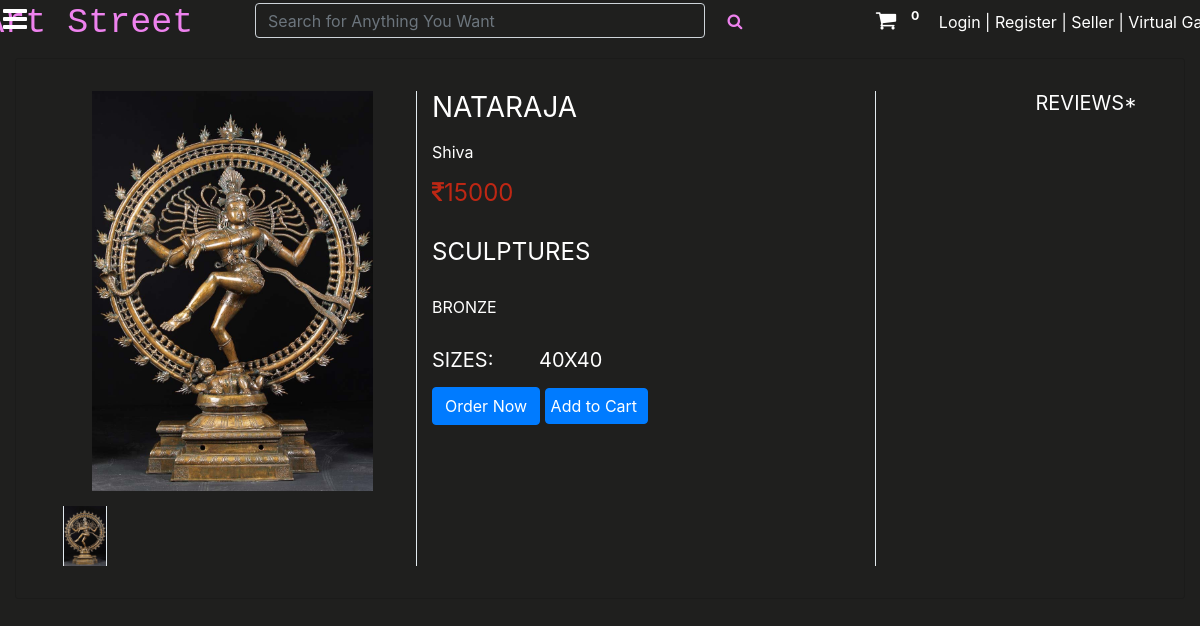
Page /product/6 on the committed database.
### saler/models.py (models this page shows, shortened)
class Product(models.Model):
	GST_CHOICES = (("0",'0'),("3",'3'),("5",'5'),("12",'12'),("18",'18'),("28",'28'))
	product_id = models.BigAutoField(primary_key=True)
	product_id2 = models.CharField(max_length=100,default='')
	shop = models.ForeignKey(User, on_delete=models.CASCADE,default='')
	product_name = models.CharField(max_length=100)
	category = models.ForeignKey(category, default="", verbose_name="Category", on_delete=models.SET_DEFAULT, null=True)
	subcategory = models.CharField(max_length=50, default="")
	price = models.IntegerField(default=0)
	desc = models.TextField()
	gst = models.CharField(default='0',max_length=3,choices=GST_CHOICES)
	pub_date = models.DateField(auto_now=True)
	image1 = models.ImageField(upload_to='products/images', default="",null=True)
	image2 = models.ImageField(upload_to='products/images', default="",null=True,blank=True)
	image3 = models.ImageField(upload_to='products/images', default="",null=True,blank=True)
	image4 = models.ImageField(upload_to='products/images', default="",null=True,blank=True)
	image5 = models.ImageField(upload_to='products/images', default="",null=True,blank=True)

class category(models.Model):
	name = models.CharField(max_length=50, default="")
	sub_Categories  = models.TextField(default="")
	def __str__(self):
		return f'{self.name}'

class ProductSize(models.Model):
	product = models.ForeignKey(Product,on_delete=models.CASCADE)
	size = models.CharField(max_length=30)

### main/views.py (the view)
# urls.py: path("product/<int:prod_id>", views.productView, name="ProductView"),
def productView(request, prod_id):
	if request.method == 'POST' and request.user.is_authenticated:
		prod = Product.objects.filter(product_id = prod_id).first()
		review = request.POST.get('review')
		ProductReview(user=request.user,product=prod,review=review).save()
		return redirect(f"/product/{prod_id}")
	prod = Product.objects.filter(product_id = prod_id).first()
	params = {
		'product':prod,
		'product_review': ProductReview.objects.filter(product = prod),
		'sizes':[item for item in ProductSize.objects.filter(product=Product.objects.filter(product_id = prod_id)[0])],
		'cart_element_no' : len([p for p in Cart.objects.all() if p.user == request.user]),
		'category':category.objects.all(),
	}
	return render(request, 'main/single.html', params)

### main/templatetags/app_tags.py (called while the page is built)
@register.filter(name='split')
def split(str, key):
    return str.split(key)

### main/templates/main/single.html (shortened to what this page needs)
{% extends 'main/base.html' %}
{% block main_body %}
{% load static %}
	<div class="container-fluid mt-3">
		<div class="card mt-0">
			<div class="container-fluid">
				<div class="wrapper row">
					<div class="preview col-md-4" style="">
						<div id="gallery">
							<div class="preview-pic tab-content">
							  <div class="tab-pane active" style="height: 400px; width: auto; display: flex;"><img src="{{product.image1.url}}"  alt="" id="main-img" style="max-height: 100%; max-width:100%; width: auto; margin: auto" /></div>
							</div>
							<ul class="preview-thumbnail nav nav-tabs">
							  <li class="active"><img src="{{product.image1.url}}" /></li>
							</ul>
						</div>
					</div>
					<div class="details col-md-5" style="border-left: solid 1px #e2eaef; border-right: solid 1px #e2eaef;background-color: #1f1f1e; color: #fff;">
						<h3 class="product-title">{{product.product_name}}</h3>
						<p class="product-description">{{product.desc}}</p>
						<h4 class="price"><p><span class="item_price"><span><i class="fa fa-inr"
											aria-hidden="true"></i></span>{{product.price}}</span> </p></h4>
						<h4 class="product-title"><p><span class="item_price">{{product.category}}</span> </p></h4>
						<h6 class="product-title"><p><span class="item_price">{{product.subcategory}}</span> </p></h6>
            {% if sizes %}
						<h5 class="sizes">sizes:
              {% for me in sizes %}
							<span class="size" data-toggle="tooltip" title="small">{{me.size}}</span>
							{% endfor %}
						</h5>
						<div class="action">
              <div>
                    <a p_id="{{product.product_id}}" class="btn btn-primary oprbtn" id="ord{{product.product_id}}">Order Now</a>
                        <a p_id="{{product.product_id}}" class="btn btn-primary oprbtn"  style="padding: 5px 10px 5px 5px;" id="atc{{product.product_id}}">Add to Cart</a>
                  </div>
            </div>
            {% endif %}
					</div>
          <div class="col-md-3">
            <div class="float-right w-100">
              <h5 class="product-title float-right">Reviews*</h2>
              <div style="height: 400px; overflow-y: scroll;">
              </div>
            </div>
          </div>
				</div>
			</div>
		</div>
  </div>
{% endblock main_body %}

### main/static/main/css/style.css (style rules this page uses)
body { background-color: #1f1f1e; }
body a { text-decoration:none; transition:0.5s all; -webkit-transition:0.5s all; -moz-transition:0.5s all; -o-transition:0.5s all; -ms-transition:0.5s all; }
.active { left: 0; }

### main/templates/main/single.html (style rules this page uses)
body { background-color: #1f1f1e; overflow-x: hidden; }
.tab-pane { width: 450px; height: auto; }
li img { border-left: solid 1px #e2eaef; border-right: solid 1px #e2eaef; }
.preview { display: -webkit-box; display: -webkit-flex; display: -ms-flexbox; display: flex; -webkit-box-orient: vertical; -webkit-box-direction: normal; -webkit-flex-direction: column; -ms-flex-direction: column; flex-direction: column; }
.preview-pic { -webkit-box-flex: 1; -webkit-flex-grow: 1; -ms-flex-positive: 1; flex-grow: 1; }
.preview-thumbnail.nav-tabs { border: none; margin-top: 15px; }
.preview-thumbnail.nav-tabs li { width: 13%; margin-right: 2.5%; }
.preview-thumbnail.nav-tabs li img { max-width: 100%; display: block; }
.preview-thumbnail.nav-tabs li:last-of-type { margin-right: 0; }
.tab-content { overflow: hidden; }
.tab-content img { width: 100%; -webkit-animation-name: opacity; animation-name: opacity; -webkit-animation-duration: .3s; animation-duration: .3s; }
.card { margin-top: 10px; background: #1f1f1e; padding: 2em; line-height: 1.5em; }
@media screen and (min-width: 997px) { .wrapper { display: -webkit-box; display: -webkit-flex; display: -ms-flexbox; display: flex; } }
.details { display: -webkit-box; display: -webkit-flex; display: -ms-flexbox; display: flex; -webkit-box-orient: vertical; -webkit-box-direction: normal; -webkit-flex-direction: column; -ms-flex-direction: column; flex-direction: column; }
.product-title, .price, .sizes, .colors { text-transform: UPPERCASE; font-weight: normal; }
.checked, .price span { color: #be2714; }
.product-title, .rating, .product-description, .price, .vote, .sizes { margin-bottom: 15px; }
.product-title { margin-top: 0; }
.size { margin-right: 10px; }
.size:first-of-type { margin-left: 40px; }
#gallery li { display: inline; margin-right: 3px; }
#gallery #main-img { background: url(https://cdn.pixabay.com/photo/2015/04/23/22/00/tree-736885__340.jpg) no-repeat 0 0; }

### rows in the picture
Product: image1 (picture), product_name "NATARAJA", desc "Shiva", price "15000", category "SCULPTURES", subcategory "BRONZE"
ProductSize: size "40X40"

### other values in the picture
{{ cart_element_no }} "0"
